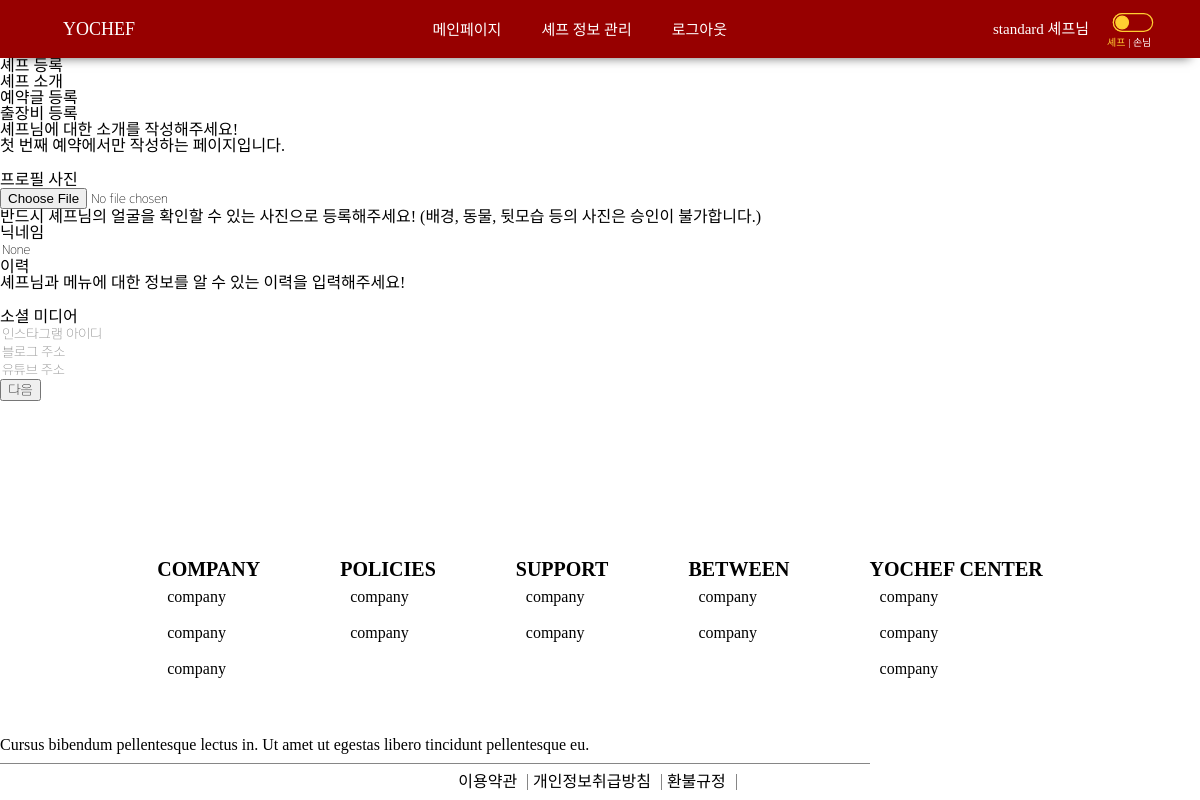
/chef/registerchef/1 (signed in), run on an earlier commit of the app's database.
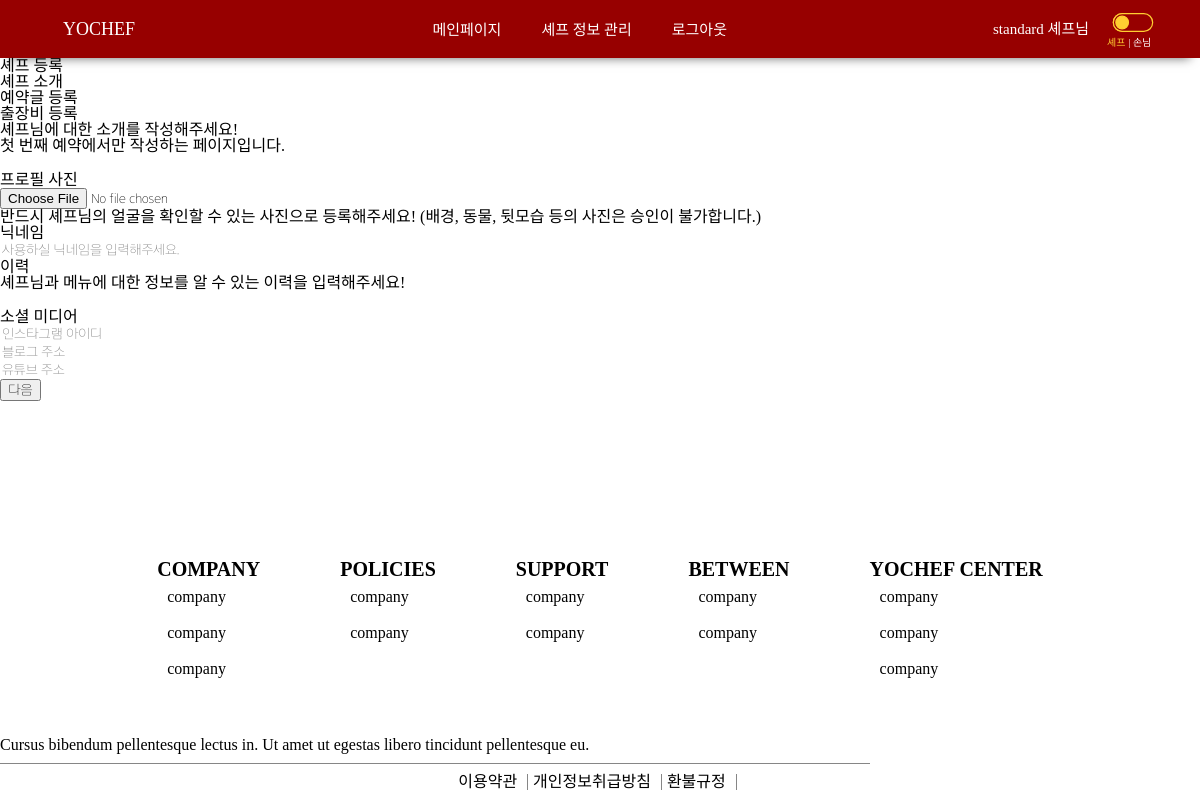
And on a later commit of the database.
### chef/models.py (models this page shows, shortened)
class Chef(models.Model):
	customer = models.OneToOneField('customer.Customer', on_delete=models.CASCADE)
	nickname = models.CharField(max_length=20, null=True)
	spec = models.TextField(max_length=5000, null=True)
	snsLink = models.TextField(max_length = 500, null=True)
	blogLink = models.TextField(max_length = 500, null=True)
	youtubeLink = models.TextField(max_length = 500, null=True)
	registerDate = models.DateTimeField(auto_now_add=True)
	isLicensed = models.BooleanField(default=False)
	isSubmitted = models.BooleanField(default=False)

### chef/views.py (the view, shortened to what this page needs)
# urls.py: path('registerchef/<int:page_num>', views.registerChef, name="registerChef"),
def registerChef(request, page_num=1):
    customer = request.user.customer
    if page_num == 1:
        if Chef.objects.filter(customer=customer).exists():
            chef = customer.chef
        else:
            chef = Chef(customer=customer)
            chef.save()
        if File.objects.filter(chef=chef).exists():
            profileImage = File.objects.get(chef=chef)
        else:
            profileImage = File(chef=chef, category=1)
            profileImage.save()
        if Post.objects.filter(chef=chef).exists():
            post = chef.post
        else:
            post = Post(chef=chef)
            post.save()
        context = {}
        context['customer'] = customer
        context['chef'] = chef
        context['profileImage'] = profileImage
        return render(request, 'registerChef_1.html', context)

### chef/templates/registerChef_1.html (shortened to what this page needs)
{% extends 'base.html' %}
{% block content %}
    <form name="registerChef_1" action="{% url 'registerChef' '2' %}" method="POST" >
        <div id="regiFrmWrap">
            <section class="regiChefSection__header">
                <div class="regiChefSection__headerContainer">
                    <h2>셰프 등록</h2>
                </div>
            </section>
            <div class="regiContent">
                <div class="regiContentContainer">
                    <ul class="regiContent__navContainer">
                        <li class="regiContent__navItem">
                            <a href="#">셰프 소개</a>
                        </li>
                        <li class="regiContent__navItem">
                            <a href="">예약글 등록</a>
                        </li>
                        <li class="regiContent__navItem">
                            <a href="">출장비 등록</a>
                        </li>
                    </ul>
                    <section class="chefRegifirst">
                        <article class="chefRegifirst__title">
                            <h3>셰프님에 대한 소개를 작성해주세요!</h3>
                            <p>첫 번째 예약에서만 작성하는 페이지입니다.</p>
                            <input name="title" type="text">
                        </article>
                        <article class="chefRegifirst__input">
                            <div class="chefRegifirst__input__chefProfile">
                                <h4 class="chefProfile__title">프로필 사진 </h4>
                                <div class="chefProfile__container">
                                    <div class="chefProfile__img">
                                        <input name="profileImage" type="file">
                                    </div>
                                </div>
                            </div>
                            <p class="notice_msg">반드시 셰프님의 얼굴을 확인할 수 있는 사진으로 등록해주세요! (배경, 동물, 뒷모습 등의 사진은 승인이 불가합니다.)</p>
                        </article>
                        <article class="regiMainInput">
                            <h4>닉네임</h4>
                            <div class="regiMainInput__nickname">
                                {% if chef.nickname is not None %}
                                <input name="nickname" type="text" placeholder="사용하실 닉네임을 입력해주세요.">
                                {% else %}
                                <input name="nickname" type="text" value={{chef.nickname}}>
                                {% endif %}
                            </div>
                        </article>
                        <article class="regiMainInput">
                            <div class="regiMainInput__title">
                                <h4>이력</h4>
                                <p>셰프님과 메뉴에 대한 정보를 알 수 있는 이력을 입력해주세요!</p>
                            </div>
                            <input name="spec" type="text">
                        </article>
                        <article class="regiMainInput">
                            <h4>소셜 미디어</h4>
                            <div class="regiMainInput__snsLink">
                                <input name="snsLink" type="text" placeholder="인스타그램 아이디">
                            </div>
                            <div class="regiMainInput__blogLink">
                                <input name="blogLink" type="text" placeholder="블로그 주소">
                            </div>
                            <div class="regiMainInput__youtubeLink">
                                <input name="youtubeLink" type="text" placeholder="유튜브 주소">
                            </div>
                        </article>
                    </section>
                </div>
            </div>
            <aside class="button">
                <div class="submitBtn"><button type="submit">다음</button></div>
            </aside>
        </div>
    </form>
{% endblock %}

What changed in the data, as far as the page shows it:
no longer on this page (row edited): Chef: nickname "None"
